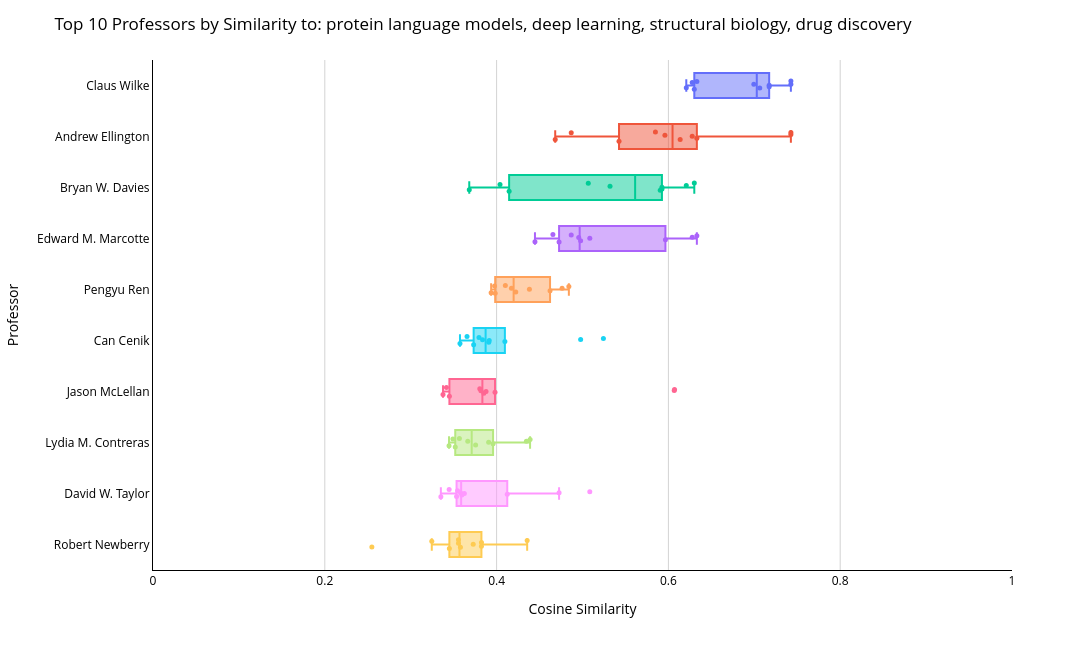

Here is the notebook cell this chart was saved with:
### Markdown cell above
# Boxplot (Figure 6)

### Code cell
# based on the keyword above,
keyword = my_interest[0]

TopN_professors = df_paper_grouped_by_professor_TopN.Professor.values

fig = px.box(
    df_top_professor_topN_papers,
    x="similarity",
    y="Professor",
    category_orders={"Professor": TopN_professors},  # Replaces order
    points="all",  # Shows all points (like swarmplot)
    color="Professor",
    notched=False,
    hover_data=[
        "Professor",
        "title",
        "Year",
    ],  # Adds interactivity
)

# Customizing to match the 'showfliers=False' and swarm appearance
fig.update_traces(
    jitter=0.5,  # Spread the points out to look like a swarm
    pointpos=0,  # Center the points on the boxes
    marker=dict(size=5),
)

fig.update_layout(
    height=600,
    width=1000,
    showlegend=True,
    yaxis={
        "categoryorder": "array",
        "categoryarray": TopN_professors,
        "autorange": "reversed",  # <--- Add this line to flip the order
    },
)


fig.update_layout(
    height=650,
    width=1100,
    showlegend=False,
    yaxis={
        "categoryorder": "array",
        "categoryarray": TopN_professors,
        "autorange": "reversed",  # <--- Add this line to flip the order
    },
    title=f"Top {TopN_PIs} Professors by Similarity to: {keyword}",
    xaxis_title="Cosine Similarity",
    yaxis_title="Professor",
    paper_bgcolor="white",
    plot_bgcolor="white",
    font=dict(color="black"),
    title_font=dict(color="black"),
    hovermode="closest",
    hoverdistance=-1,
    hoverlabel=dict(
        bgcolor="rgba(255, 255, 255, 0.95)",
        font_color="black",
        align="left",
        font_size=12,
        font_family="Arial",
        bordercolor="black",
    ),
)

fig.update_xaxes(
    range=[0, 1],
    showgrid=True,
    gridcolor="lightgray",
    zeroline=False,
    linecolor="black",
    tickfont=dict(color="black"),
    title_font=dict(color="black"),
)

fig.update_yaxes(
    showgrid=False,
    linecolor="black",
    tickfont=dict(color="black"),
    title_font=dict(color="black"),
)

fig.show()

### Figure 1 — Plotly figure (JSON) as saved in the notebook; plotly's stock layout.template omitted (floating-point values rounded to 4 significant figures)
{"data": [{"alignmentgroup": "True", "boxpoints": "all", "customdata": [["Two sequence- and two structure-based ML models have learned different aspects of protein biochemistry.", 2023], ["Two sequence- and two structure-based ML models have learned different aspects of protein biochemistry.", 2023], ["Medium-sized protein language models perform well at transfer learning on realistic datasets.", 2025], ["Medium-sized protein language models perform well at transfer learning on realistic datasets.", 2024], ["Peptide-aware chemical language model successfully predicts membrane diffusion of cyclic peptides.", 2024], ["Peptide-Aware Chemical Language Model Successfully Predicts Membrane Diffusion of Cyclic Peptides.", 2025], ["Mining patents with large language models elucidates the chemical function landscape.", 2024], ["Semantic search using protein large language models detects class II microcins in bacterial genomes.", 2023], ["Mining Patents with Large Language Models Elucidates the Chemical Function Landscape.", 2024], ["Semantic search using protein large language models detects class II microcins in bacterial genomes.", 2024]], "hovertemplate": "Professor=%{y}<br>similarity=%{x}<br>title=%{customdata[0]}<br>Year=%{customdata[1]}<extra></extra>", "jitter": 0.5, "legendgroup": "Claus Wilke", "marker": {"color": "#636efa", "size": 5}, "name": "Claus Wilke", "notched": false, "offsetgroup": "Claus Wilke", "orientation": "h", "pointpos": 0, "showlegend": true, "type": "box", "x": [0.7426, 0.7426, 0.7173, 0.7173, 0.7063, 0.6995, 0.6331, 0.6302, 0.6277, 0.6208], "x0": " ", "xaxis": "x", "y": ["Claus Wilke", "Claus Wilke", "Claus Wilke", "Claus Wilke", "Claus Wilke", "Claus Wilke", "Claus Wilke", "Claus Wilke", "Claus Wilke", "Claus Wilke"], "y0": " ", "yaxis": "y"}, {"alignmentgroup": "True", "boxpoints": "all", "customdata": [["Two sequence- and two structure-based ML models have learned different aspects of protein biochemistry.", 2023], ["Two sequence- and two structure-based ML models have learned different aspects of protein biochemistry.", 2023], ["Mining patents with large language models elucidates the chemical function landscape.", 2024], ["Mining Patents with Large Language Models Elucidates the Chemical Function Landscape.", 2024], ["Discovery of Novel Gain-of-Function Mutations Guided by Structure-Based Deep Learning.", 2020], ["Learning the local landscape of protein structures with convolutional neural networks.", 2021], ["Using machine learning to predict the effects and consequences of mutations in proteins.", 2022], ["Using alternative SMILES representations to identify novel functional analogues in chemical similarity vector searches.", 2023], ["Validation and analysis of 12,000 AI-driven CAR-T designs in the <i>Bits to Binders</i> competitions.", 2026], ["Biosensor and machine learning-aided engineering of an amaryllidaceae enzyme.", 2023]], "hovertemplate": "Professor=%{y}<br>similarity=%{x}<br>title=%{customdata[0]}<br>Year=%{customdata[1]}<extra></extra>", "jitter": 0.5, "legendgroup": "Andrew Ellington", "marker": {"color": "#EF553B", "size": 5}, "name": "Andrew Ellington", "notched": false, "offsetgroup": "Andrew Ellington", "orientation": "h", "pointpos": 0, "showlegend": true, "type": "box", "x": [0.7426, 0.7426, 0.6331, 0.6277, 0.6137, 0.596, 0.5849, 0.5425, 0.4869, 0.4682], "x0": " ", "xaxis": "x", "y": ["Andrew Ellington", "Andrew Ellington", "Andrew Ellington", "Andrew Ellington", "Andrew Ellington", "Andrew Ellington", "Andrew Ellington", "Andrew Ellington", "Andrew Ellington", "Andrew Ellington"], "y0": " ", "yaxis": "y"}, {"alignmentgroup": "True", "boxpoints": "all", "customdata": [["Semantic search using protein large language models detects class II microcins in bacterial genomes.", 2023], ["Semantic search using protein large language models detects class II microcins in bacterial genomes.", 2024], ["Deep mutational scanning and machine learning uncover antimicrobial peptide features driving membrane selectivity.", 2023], ["Deep mutational scanning and machine learning uncover antimicrobial peptide features driving membrane selectivity.", 2023], ["Deep mutational scanning and machine learning for the analysis of antimicrobial-peptide features driving membrane selectivity.", 2023], ["Designing and identifying β-hairpin peptide macrocycles with antibiotic potential.", 2023], ["A systematic analysis of the beta hairpin motif in the Protein Data Bank.", 2020], ["Adapting antibacterial display to identify serum active macrocyclic peptide antibiotics.", 2023], ["Adapting antibacterial display to identify serum-active macrocyclic peptide antibiotics.", 2023], ["Using display technologies to identify macrocyclic peptide antibiotics.", 2022]], "hovertemplate": "Professor=%{y}<br>similarity=%{x}<br>title=%{customdata[0]}<br>Year=%{customdata[1]}<extra></extra>", "jitter": 0.5, "legendgroup": "Bryan W. Davies", "marker": {"color": "#00cc96", "size": 5}, "name": "Bryan W. Davies", "notched": false, "offsetgroup": "Bryan W. Davies", "orientation": "h", "pointpos": 0, "showlegend": true, "type": "box", "x": [0.6302, 0.6208, 0.5925, 0.5925, 0.5905, 0.532, 0.5067, 0.4146, 0.404, 0.3682], "x0": " ", "xaxis": "x", "y": ["Bryan W. Davies", "Bryan W. Davies", "Bryan W. Davies", "Bryan W. Davies", "Bryan W. Davies", "Bryan W. Davies", "Bryan W. Davies", "Bryan W. Davies", "Bryan W. Davies", "Bryan W. Davies"], "y0": " ", "yaxis": "y"}, {"alignmentgroup": "True", "boxpoints": "all", "customdata": [["Mining patents with large language models elucidates the chemical function landscape.", 2024], ["Mining Patents with Large Language Models Elucidates the Chemical Function Landscape.", 2024], ["Amino acid sequence assignment from single molecule peptide sequencing data using a two-stage classifier.", 2023], ["Simplified geometric representations of protein structures identify complementary interaction interfaces.", 2020], ["Super.Complex: A supervised machine learning pipeline for molecular complex detection in protein-interaction networks.", 2021], ["Super.Complex: A supervised machine learning pipeline for molecular complex detection in protein-interaction networks.", 2021], ["Validation and analysis of 12,000 AI-driven CAR-T designs in the <i>Bits to Binders</i> competitions.", 2026], ["Improving integrative 3D modeling into low- to medium-resolution electron microscopy structures with evolutionary couplings.", 2021], ["Protein abundance inference via expectation-maximization in fluorosequencing.", 2025], ["Protein Abundance Inference via Expectation Maximization in Fluorosequencing.", 2025]], "hovertemplate": "Professor=%{y}<br>similarity=%{x}<br>title=%{customdata[0]}<br>Year=%{customdata[1]}<extra></extra>", "jitter": 0.5, "legendgroup": "Edward M. Marcotte", "marker": {"color": "#ab63fa", "size": 5}, "name": "Edward M. Marcotte", "notched": false, "offsetgroup": "Edward M. Marcotte", "orientation": "h", "pointpos": 0, "showlegend": true, "type": "box", "x": [0.6331, 0.6277, 0.5965, 0.5085, 0.4978, 0.4956, 0.4869, 0.4727, 0.4656, 0.4447], "x0": " ", "xaxis": "x", "y": ["Edward M. Marcotte", "Edward M. Marcotte", "Edward M. Marcotte", "Edward M. Marcotte", "Edward M. Marcotte", "Edward M. Marcotte", "Edward M. Marcotte", "Edward M. Marcotte", "Edward M. Marcotte", "Edward M. Marcotte"], "y0": " ", "yaxis": "y"}, {"alignmentgroup": "True", "boxpoints": "all", "customdata": [["Computationally driven discovery of SARS-CoV-2 M<sup>pro</sup> inhibitors: from design to experimental validation.", 2021], ["Targeting RNA with small molecules using state-of-the-art methods provides highly predictive affinities of riboswitch inhibitors.", 2024], ["An Efficient Approach to Large-Scale Ab Initio Conformational Energy Profiles of Small Molecules.", 2022], ["Incorporating Neural Networks into the AMOEBA Polarizable Force Field.", 2024], ["Molecular Dynamics Simulations of Protein RNA Complexes by Using an Advanced Electrostatic Model.", 2022], ["Scalable hybrid deep neural networks/polarizable potentials biomolecular simulations including long-range effects.", 2022], ["High-resolution mining of the SARS-CoV-2 main protease conformational space: supercomputer-driven unsupervised adaptive sampling.", 2021], ["Recent progress in general force fields of small molecules.", 2021], ["Water-glycan interactions drive the SARS-CoV-2 spike dynamics: insights into glycan-gate control and camouflage mechanisms.", 2024], ["A High-Throughput Platform for Rapid Adaptation of DNA Aptamers to SARS-CoV-2 Evolution.", 2026]], "hovertemplate": "Professor=%{y}<br>similarity=%{x}<br>title=%{customdata[0]}<br>Year=%{customdata[1]}<extra></extra>", "jitter": 0.5, "legendgroup": "Pengyu Ren", "marker": {"color": "#FFA15A", "size": 5}, "name": "Pengyu Ren", "notched": false, "offsetgroup": "Pengyu Ren", "orientation": "h", "pointpos": 0, "showlegend": true, "type": "box", "x": [0.4841, 0.4762, 0.4622, 0.4382, 0.4223, 0.4173, 0.4102, 0.3984, 0.3976, 0.3936], "x0": " ", "xaxis": "x", "y": ["Pengyu Ren", "Pengyu Ren", "Pengyu Ren", "Pengyu Ren", "Pengyu Ren", "Pengyu Ren", "Pengyu Ren", "Pengyu Ren", "Pengyu Ren", "Pengyu Ren"], "y0": " ", "yaxis": "y"}, {"alignmentgroup": "True", "boxpoints": "all", "customdata": [["Predicting the translation efficiency of messenger RNA in mammalian cells.", 2024], ["Predicting the translation efficiency of messenger RNA in mammalian cells.", 2024], ["Translation efficiency covariation identifies conserved coordination patterns across cell types.", 2024], ["Topological and functional characterization of human translation efficiency covariation network.", 2025], ["Deep mutational scan of the pore of the cold-sensing TRPM8 channel.", 2026], ["Translation efficiency covariation across cell types is a conserved organizing principle of mammalian transcriptomes.", 2024], ["Integrated multiplexed assays of variant effect reveal <i>cis</i>-regulatory determinants of catechol-<i>O</i>-methyltransferase gene expression.", 2023], ["Integrated multiplexed assays of variant effect reveal determinants of catechol-O-methyltransferase gene expression.", 2023], ["Pyruvate Kinase M (PKM) binds ribosomes in a poly-ADP ribosylation dependent manner to induce translational stalling.", 2023], ["Ribo-ITP expands the translatome of limited input samples.", 2025]], "hovertemplate": "Professor=%{y}<br>similarity=%{x}<br>title=%{customdata[0]}<br>Year=%{customdata[1]}<extra></extra>", "jitter": 0.5, "legendgroup": "Can Cenik", "marker": {"color": "#19d3f3", "size": 5}, "name": "Can Cenik", "notched": false, "offsetgroup": "Can Cenik", "orientation": "h", "pointpos": 0, "showlegend": true, "type": "box", "x": [0.5243, 0.4978, 0.4097, 0.3914, 0.3908, 0.3836, 0.3795, 0.3733, 0.3656, 0.3574], "x0": " ", "xaxis": "x", "y": ["Can Cenik", "Can Cenik", "Can Cenik", "Can Cenik", "Can Cenik", "Can Cenik", "Can Cenik", "Can Cenik", "Can Cenik", "Can Cenik"], "y0": " ", "yaxis": "y"}, {"alignmentgroup": "True", "boxpoints": "all", "customdata": [["Generation of antigen-specific paired-chain antibodies using large language models.", 2025], ["Generation of antigen-specific paired chain antibody sequences using large language models.", 2025], ["Structural dynamics and allosteric communication of a SARS-like bat coronavirus spike glycoprotein.", 2025], ["Beyond Shielding: The Roles of Glycans in the SARS-CoV-2 Spike Protein.", 2020], ["Continuous flexibility analysis of SARS-CoV-2 Spike prefusion structures.", 2020], ["Beyond Shielding: The Roles of Glycans in SARS-CoV-2 Spike Protein.", 2020], ["Structural and mechanistic insights into the inhibition of respiratory syncytial virus polymerase by a non-nucleoside inhibitor.", 2023], ["SARS-CoV-2 mRNA vaccine design enabled by prototype pathogen preparedness.", 2020], ["Structure-based Design of Prefusion-stabilized SARS-CoV-2 Spikes.", 2020], ["Structural basis for antibody binding to adenylate cyclase toxin reveals RTX linkers as neutralization-sensitive epitopes.", 2021]], "hovertemplate": "Professor=%{y}<br>similarity=%{x}<br>title=%{customdata[0]}<br>Year=%{customdata[1]}<extra></extra>", "jitter": 0.5, "legendgroup": "Jason McLellan", "marker": {"color": "#FF6692", "size": 5}, "name": "Jason McLellan", "notched": false, "offsetgroup": "Jason McLellan", "orientation": "h", "pointpos": 0, "showlegend": true, "type": "box", "x": [0.6071, 0.6068, 0.3981, 0.3877, 0.3852, 0.3817, 0.3804, 0.3451, 0.3416, 0.3376], "x0": " ", "xaxis": "x", "y": ["Jason McLellan", "Jason McLellan", "Jason McLellan", "Jason McLellan", "Jason McLellan", "Jason McLellan", "Jason McLellan", "Jason McLellan", "Jason McLellan", "Jason McLellan"], "y0": " ", "yaxis": "y"}, {"alignmentgroup": "True", "boxpoints": "all", "customdata": [["Thermodynamic modeling of RsmA - mRNA interactions capture novel direct binding across the <i>Pseudomonas aeruginosa</i> transcriptome.", 2024], ["RBM45 Preferential Binding to m<sup>6</sup>A: Simulations Suggest Synergy of RRM3 and Other Domains.", 2026], ["Characterization of epitranscriptome reader proteins experimentally and <i>in silico</i>: Current knowledge and future perspectives beyond the YTH domain.", 2023], ["Uncovering Transcriptional Regulators and Targets of sRNAs Using an Integrative Data-Mining Approach: H-NS-Regulated RseX as a Case Study.", 2021], ["Bioinformatic Application of Fluorescence-Based In Vivo RNA Regional Accessibility Data to Identify Novel sRNA Targets.", 2020], ["Modeling binding of the conserved Csr/Rsm protein family across species of the γ-proteobacteria reveals niche-specific adaptation of the post-transcriptional regulon.", 2026], ["A high-throughput search for intracellular factors that affect RNA folding identifies <i>E. coli</i> proteins PepA and YagL as RNA chaperones that promote RNA remodelling.", 2024], ["The Tryptophan-Induced <i>tnaC</i> Ribosome Stalling Sequence Exposes High Amino Acid Cross-Talk That Can Be Mitigated by Removal of NusB for Higher Orthogonality.", 2021], ["Noncoding RNAs: biology and applications-a Keystone Symposia report.", 2021], ["RNP-Based Control Systems for Genetic Circuits in Synthetic Biology Beyond CRISPR.", 2022]], "hovertemplate": "Professor=%{y}<br>similarity=%{x}<br>title=%{customdata[0]}<br>Year=%{customdata[1]}<extra></extra>", "jitter": 0.5, "legendgroup": "Lydia M. Contreras", "marker": {"color": "#B6E880", "size": 5}, "name": "Lydia M. Contreras", "notched": false, "offsetgroup": "Lydia M. Contreras", "orientation": "h", "pointpos": 0, "showlegend": true, "type": "box", "x": [0.439, 0.4347, 0.3959, 0.3908, 0.3756, 0.3664, 0.3567, 0.3519, 0.3491, 0.3446], "x0": " ", "xaxis": "x", "y": ["Lydia M. Contreras", "Lydia M. Contreras", "Lydia M. Contreras", "Lydia M. Contreras", "Lydia M. Contreras", "Lydia M. Contreras", "Lydia M. Contreras", "Lydia M. Contreras", "Lydia M. Contreras", "Lydia M. Contreras"], "y0": " ", "yaxis": "y"}, {"alignmentgroup": "True", "boxpoints": "all", "customdata": [["Simplified geometric representations of protein structures identify complementary interaction interfaces.", 2020], ["Improving integrative 3D modeling into low- to medium-resolution electron microscopy structures with evolutionary couplings.", 2021], ["Structural Biology in the Multi-Omics Era.", 2020], ["The CAGE complex: a hollow, megadalton, protein assembly in prokaryotic and eukaryotic microbes.", 2025], ["Structural biology of an organ.", 2023], ["RNA targeting and cleavage by the type III-Dv CRISPR effector complex.", 2023], ["The assembly factor Reh1 is released from the ribosome during its initial round of translation.", 2023], ["Remdesivir is a delayed translocation inhibitor of SARS-CoV-2 replication.", 2020], ["Type III CRISPR-Cas complexes act as protein-assisted ribozymes during target RNA cleavage.", 2023], ["A Cryptic Binding Pocket Regulates the Metal-Dependent Activity of Cas9.", 2025]], "hovertemplate": "Professor=%{y}<br>similarity=%{x}<br>title=%{customdata[0]}<br>Year=%{customdata[1]}<extra></extra>", "jitter": 0.5, "legendgroup": "David W. Taylor", "marker": {"color": "#FF97FF", "size": 5}, "name": "David W. Taylor", "notched": false, "offsetgroup": "David W. Taylor", "orientation": "h", "pointpos": 0, "showlegend": true, "type": "box", "x": [0.5085, 0.4727, 0.4124, 0.3624, 0.3595, 0.358, 0.3545, 0.3534, 0.3448, 0.3351], "x0": " ", "xaxis": "x", "y": ["David W. Taylor", "David W. Taylor", "David W. Taylor", "David W. Taylor", "David W. Taylor", "David W. Taylor", "David W. Taylor", "David W. Taylor", "David W. Taylor", "David W. Taylor"], "y0": " ", "yaxis": "y"}, {"alignmentgroup": "True", "boxpoints": "all", "customdata": [["Backbone double-mutant cycle analysis quantifies hydrogen-bond energies in proteins.", 2026], ["Concentration-Dependent Mutational Scanning Probes the Cellular Folding Landscape of α-Synuclein in Yeast.", 2025], ["Concentration-dependent mutational scanning probes the cellular folding landscape of α-synuclein in yeast.", 2025], ["Mutational Scanning of α-Synuclein using a Clickable Protein Tag Reveals Determinants of Membrane-Induced Aggregation.", 2026], ["Backbone Nitrogen Substitution Probes the Role of Glycine Residues at GxxxG Interfaces in Transmembrane Helices.", 2026], ["Backbone nitrogen substitution restricts the conformation of glycine residues in β-turns.", 2026], ["α-Alkylated α-amino acids reduce the aggregation of unfolded peptides.", 2026], ["Liquid-liquid phase separation of α-synuclein is highly sensitive to sequence complexity.", 2024], ["Thioamides in C5 Hydrogen Bonds: Implications for Protein β-Strands.", 2025], ["Antibacterial microcins self-assemble to promote biofilm formation in Acinetobacter baumannii.", 2025]], "hovertemplate": "Professor=%{y}<br>similarity=%{x}<br>title=%{customdata[0]}<br>Year=%{customdata[1]}<extra></extra>", "jitter": 0.5, "legendgroup": "Robert Newberry", "marker": {"color": "#FECB52", "size": 5}, "name": "Robert Newberry", "notched": false, "offsetgroup": "Robert Newberry", "orientation": "h", "pointpos": 0, "showlegend": true, "type": "box", "x": [0.4356, 0.3824, 0.3823, 0.3728, 0.3579, 0.3556, 0.3556, 0.345, 0.3245, 0.2548], "x0": " ", "xaxis": "x", "y": ["Robert Newberry", "Robert Newberry", "Robert Newberry", "Robert Newberry", "Robert Newberry", "Robert Newberry", "Robert Newberry", "Robert Newberry", "Robert Newberry", "Robert Newberry"], "y0": " ", "yaxis": "y"}], "layout": {"boxmode": "overlay", "font": {"color": "black"}, "height": 650, "hoverdistance": -1, "hoverlabel": {"align": "left", "bgcolor": "rgba(255, 255, 255, 0.95)", "bordercolor": "black", "font": {"color": "black", "family": "Arial", "size": 12}}, "hovermode": "closest", "legend": {"title": {"text": "Professor"}, "tracegroupgap": 0}, "margin": {"t": 60}, "paper_bgcolor": "white", "plot_bgcolor": "white", "showlegend": false, "title": {"font": {"color": "black"}, "text": "Top 10 Professors by Similarity to: protein language models, deep learning, structural biology, drug discovery"}, "width": 1100, "xaxis": {"anchor": "y", "domain": [0, 1], "gridcolor": "lightgray", "linecolor": "black", "range": [0, 1], "showgrid": true, "tickfont": {"color": "black"}, "title": {"font": {"color": "black"}, "text": "Cosine Similarity"}, "zeroline": false}, "yaxis": {"anchor": "x", "autorange": "reversed", "categoryarray": ["Claus Wilke", "Andrew Ellington", "Bryan W. Davies", "Edward M. Marcotte", "Pengyu Ren", "Can Cenik", "Jason McLellan", "Lydia M. Contreras", "David W. Taylor", "Robert Newberry"], "categoryorder": "array", "domain": [0, 1], "linecolor": "black", "showgrid": false, "tickfont": {"color": "black"}, "title": {"font": {"color": "black"}, "text": "Professor"}}}}
